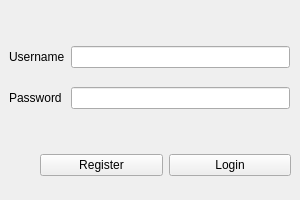
<?xml version="1.0" encoding="UTF-8"?>
<ui version="4.0">
 <class>RegisterForm</class>
 <widget class="QWidget" name="RegisterForm">
  <property name="geometry">
   <rect>
    <x>0</x>
    <y>0</y>
    <width>300</width>
    <height>200</height>
   </rect>
  </property>
  <property name="minimumSize">
   <size>
    <width>300</width>
    <height>200</height>
   </size>
  </property>
  <property name="maximumSize">
   <size>
    <width>300</width>
    <height>200</height>
   </size>
  </property>
  <property name="windowTitle">
   <string>Form</string>
  </property>
  <widget class="QWidget" name="layoutWidget">
   <property name="geometry">
    <rect>
     <x>9</x>
     <y>33</y>
     <width>281</width>
     <height>91</height>
    </rect>
   </property>
   <layout class="QGridLayout" name="gridLayout">
    <item row="0" column="0">
     <widget class="QLabel" name="label">
      <property name="text">
       <string>Username</string>
      </property>
     </widget>
    </item>
    <item row="0" column="1">
     <widget class="QLineEdit" name="usernameEdit"/>
    </item>
    <item row="1" column="0">
     <widget class="QLabel" name="label_2">
      <property name="text">
       <string>Password</string>
      </property>
     </widget>
    </item>
    <item row="1" column="1">
     <widget class="QLineEdit" name="passwordEdit"/>
    </item>
   </layout>
  </widget>
  <widget class="QWidget" name="layoutWidget">
   <property name="geometry">
    <rect>
     <x>40</x>
     <y>150</y>
     <width>251</width>
     <height>31</height>
    </rect>
   </property>
   <layout class="QHBoxLayout" name="horizontalLayout">
    <item>
     <widget class="QPushButton" name="registerButton">
      <property name="text">
       <string>Register</string>
      </property>
     </widget>
    </item>
    <item>
     <widget class="QPushButton" name="loginButton">
      <property name="text">
       <string>Login</string>
      </property>
     </widget>
    </item>
   </layout>
  </widget>
 </widget>
 <resources/>
 <connections/>
</ui>
